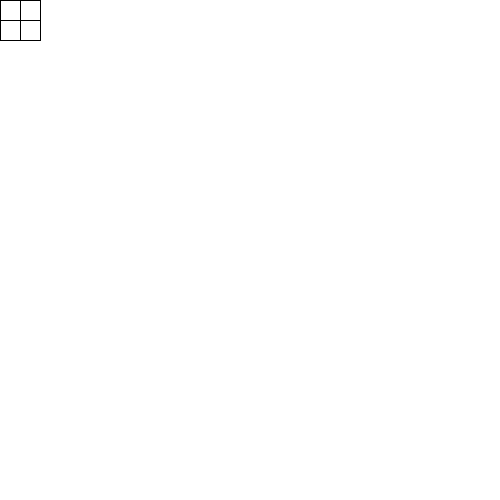
Frame 1 (no input)
Frame 60 (the mouse pressed at the canvas centre just before this capture): identical to frame 1, image omitted
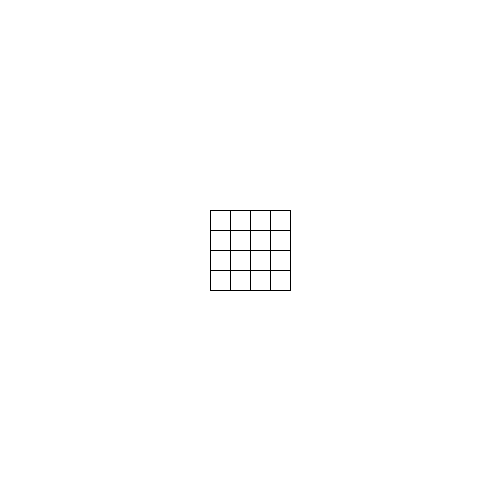
Frame 120 (the mouse held since frame 60 and released just before this capture)

The Processing sketch that drew these frames (run headless with seeded random() and noise(); from frame 60 on, the mouse is pressed at the canvas centre):

// Processing sketch: Aufgabe_4_b
// ── Aufgabe_4_b.pde
int x;
int laenge=10;
int abstand=20;

void setup(){
  size(500, 500);
  background(255, 255, 255);
}
void draw(){
background(255, 255, 255);
   
      
    line(mouseX-40, mouseY-40, mouseX-40, mouseY+40);
    line(mouseX-20, mouseY-40, mouseX-20, mouseY+40);
    line(mouseX, mouseY-40, mouseX, mouseY+40);
    line(mouseX+20, mouseY-40, mouseX+20, mouseY+40);
    line(mouseX+40, mouseY-40, mouseX+40, mouseY+40);
    line(mouseX-40, mouseY-40, mouseX+40, mouseY-40);
    line(mouseX-40, mouseY-20, mouseX+40, mouseY-20);
    line(mouseX-40, mouseY, mouseX+40, mouseY);
    line(mouseX-40, mouseY+20, mouseX+40, mouseY+20);
    line(mouseX-40, mouseY+40, mouseX+40, mouseY+40);
}
